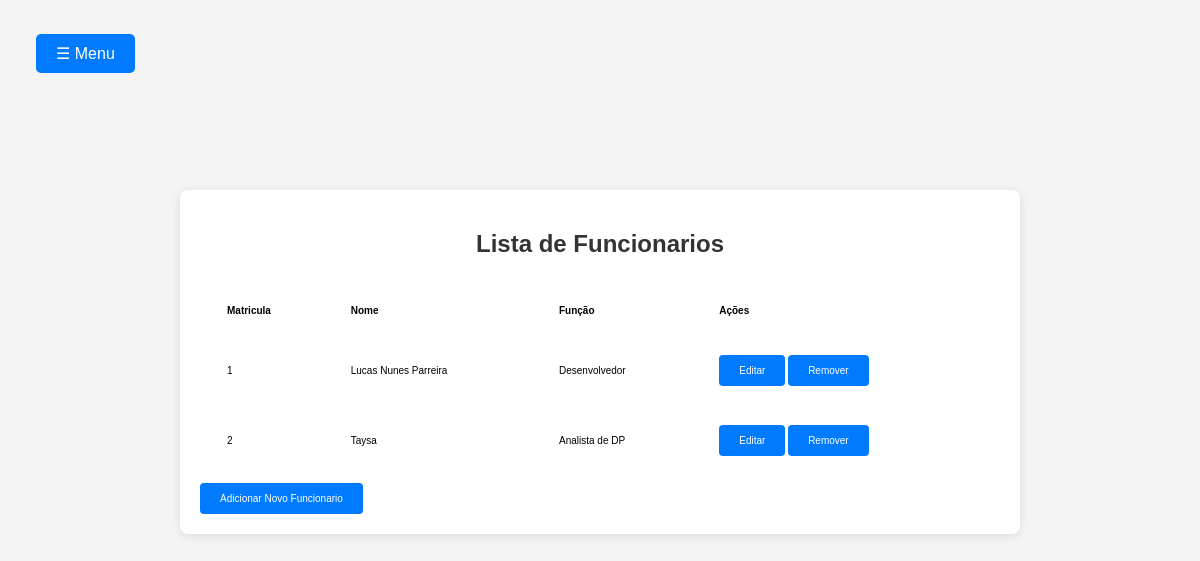
The app's page /funcionarios with its own data.
### tables this page shows
CREATE TABLE FUNCIONARIO (
    matricula INTEGER PRIMARY KEY,
    nome TEXT NOT NULL,
    funcao TEXT NOT NULL,
    data_inicio TEXT NOT NULL,
    data_termino TEXT, -- Permitir NULL
    departamento TEXT NOT NULL,
    gerente TEXT,
    endereco TEXT NOT NULL, 
    telefone TEXT NOT NULL, -- Trocar para TEXT para suportar símbolos
    cpf TEXT NOT NULL,
    rg TEXT NOT NULL,
    banco TEXT NOT NULL,
    agencia TEXT NOT NULL,
    conta_corrente TEXT NOT NULL
);

### app.py (the view)
@app.route('/funcionarios')
def list_funcionarios():
    conn = get_db_connection()
    cursor = conn.cursor()
    cursor.execute('SELECT * FROM FUNCIONARIO')
    funcionarios = cursor.fetchall()
    conn.close()
    return render_template('lista_funcionarios.html', funcionarios=funcionarios)

### app.py (called while the page is built)
def get_db_connection():
    conn = sqlite3.connect('app.db')
    conn.row_factory = sqlite3.Row
    return conn

### templates/lista_funcionarios.html (shortened to what this page needs)
<!DOCTYPE html>
<html lang="en">
<head>
    <link rel="stylesheet" href="{{ url_for('static', filename='styles.css') }}">
</head>
<body>
    {% include 'menu.html' %}
    <div class="container-relatorios">
        <h2>Lista de Funcionarios</h2>
        <table>
            <thead>
                <tr>
                    <th>Matricula</th>
                    <th>Nome</th>
                    <th>Função</th>
                    <th>Ações</th>
                </tr>
            </thead>
            {% if funcionarios %}
            <tbody>
                {% for funcionario in funcionarios %}
                <tr>
                    <td>{{ funcionario[0] }}</td>
                    <td>{{ funcionario[1] }}</td>
                    <td>{{ funcionario[2] }}</td>
                    <td class="action-buttons">
                        <a href="{{ url_for('update_funcionario', matricula=funcionario[0]) }}"><button>Editar</button></a>
                        <form method="POST" action="{{ url_for('delete_funcionario', matricula=funcionario[0]) }}" style="display:inline;">
                            <button type="submit" onclick="return confirm('Tem certeza que deseja remover este funcionario?')">Remover</button>
                        </form>
                    </td>
                </tr>
                {% endfor %}
            </tbody>
            {% else %}
                <p>Nenhum funcionario encontrado.</p>
            {% endif %}
        </table>
        <a href="{{ url_for('add_funcionario') }}"><button>Adicionar Novo Funcionario</button></a>
    </div>
</body>
</html>

### static/styles.css (style rules this page uses)
body { background-color: rgb(127, 137, 247); font-family: Arial, sans-serif; margin: 0; display: flex; justify-content: center; align-items: flex-start; min-height: 100vh; background-color: #f4f4f4; margin-top: 10%; }
h1, h2 { color: #333; text-align: center; }
form { margin-top: 20px; display: flex; flex-direction: column; gap: 10px; }
button { padding: 10px 20px; background-color: #007bff; color: white; border: none; border-radius: 4px; cursor: pointer; transition: background-color 0.3s; }
.container-relatorios { width: 80%; max-width: 800px; height: auto; background: white; padding: 20px; border-radius: 8px; box-shadow: 0 2px 10px rgba(0, 0, 0, 0.1); margin-top: 70px; overflow-x: auto; }
table { width: 100%; border-collapse: separate; border-spacing: 15px; }
th, td { padding: 12px; text-align: left; font-size: 14px; }
th, td, button { font-size: x-small; }

### records on screen
FUNCIONARIO: matricula "1", nome "Lucas Nunes Parreira", funcao "Desenvolvedor"
FUNCIONARIO: matricula "2", nome "Taysa", funcao "Analista de DP"
